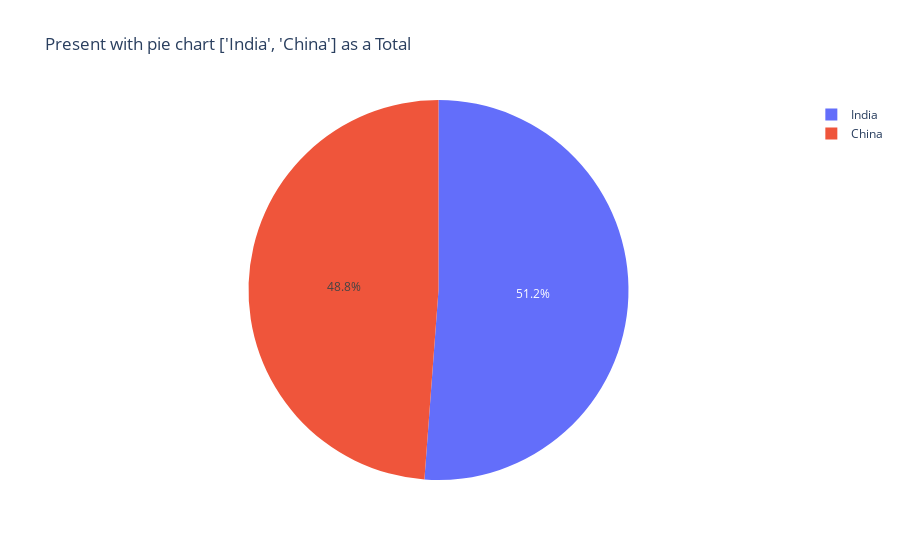

Source (notebook cell):
### Code cell
def update_graph(value_chosen):
    #value_chosen= (value_chosen + [])[:5]
    data_pie = df.loc[value_chosen,'Total']
        
    fig_2 = px.pie(data_pie, names=value_chosen,values=data_pie.values,
                   title=f'Present with pie chart {value_chosen} as a Total ')
    
    return fig_2
update_graph(['India', 'China'])

### Figure 1 — Plotly figure (JSON) as saved in the notebook; plotly's stock layout.template omitted (floating-point values rounded to 4 significant figures)
{"data": [{"domain": {"x": [0, 1], "y": [0, 1]}, "hovertemplate": "label=%{label}<br>value=%{value}<extra></extra>", "labels": ["India", "China"], "legendgroup": "", "name": "", "showlegend": true, "type": "pie", "values": [691904, 659962]}], "layout": {"legend": {"tracegroupgap": 0}, "title": {"text": "Present with pie chart ['India', 'China'] as a Total "}}}
